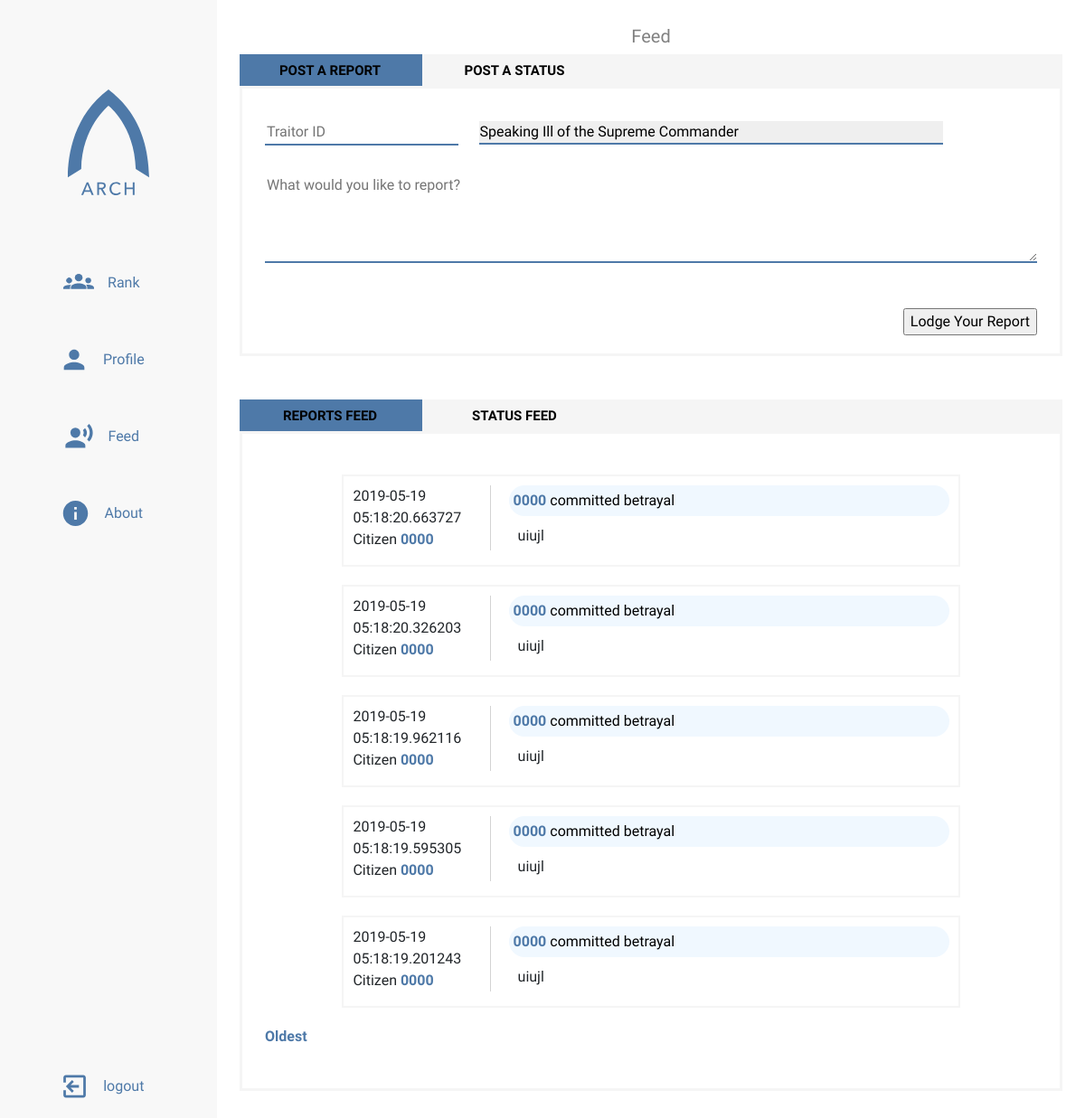
Before: /feed (signed in) with the older database file.
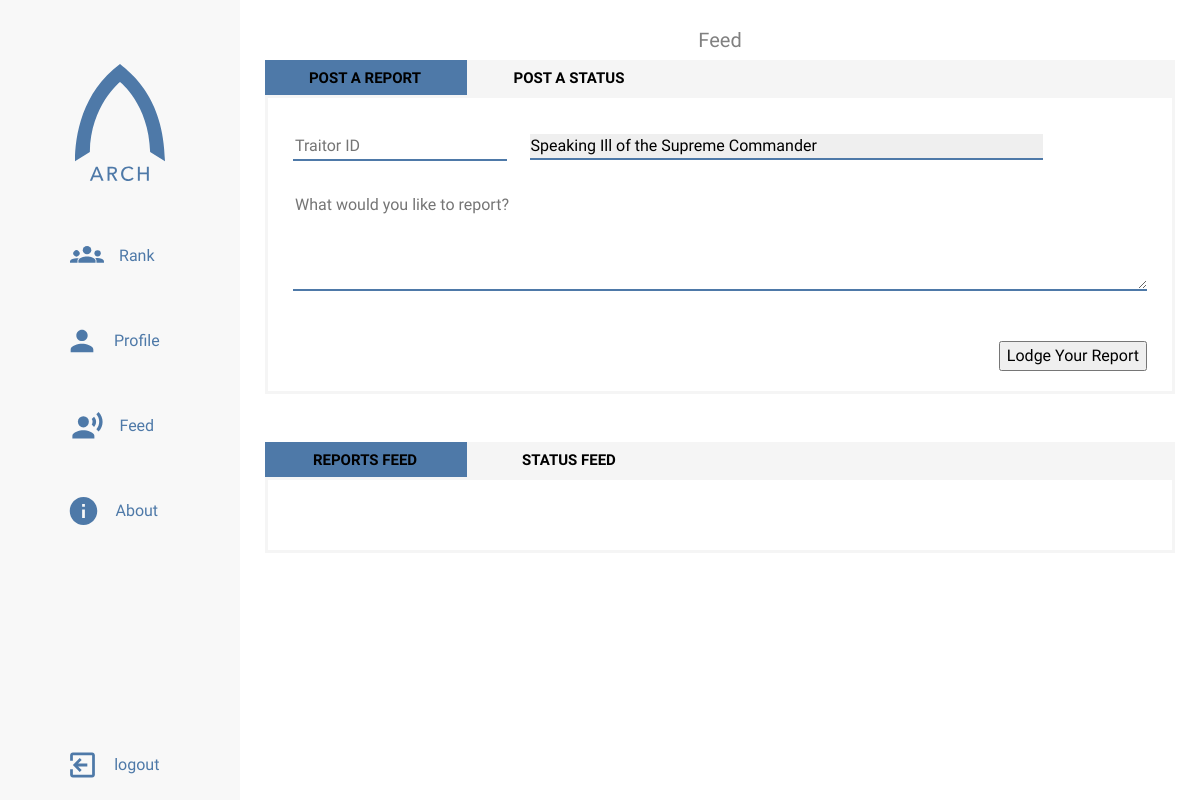
After: the same page with the newer database file.
### app/models.py (models this page shows, shortened)
class Report(db.Model):
    reporter_id = db.Column(db.String(12), db.ForeignKey('citizen.citizen_id'))
    reported_id = db.Column(db.String(12), db.ForeignKey('citizen.citizen_id'))
    report_id = db.Column(db.Integer, primary_key=True)
    time = db.Column(db.DateTime, index=True, default=datetime.utcnow)
    report_category = db.Column(db.String(64), default='betrayal')
    body = db.Column(db.String(140))

### app/routes.py (the view)
@app.route('/feed', methods=['GET', 'POST'])
@login_required
def feed():
    invalid_citizen = False
    submit_error = False
    status_page = request.args.get('status', 1, type=int)
    reports_page = request.args.get('reports', 1, type=int)
    form = CitizenReport(reporter=current_user.citizen_id)
    status_input = CitizenStatus()
    if form.validate_on_submit():
        reported = Citizen.query.filter_by(
            citizen_id=form.traitor.data).first()
        if reported is None:
            invalid_citizen = True
            return redirect(url_for('feed'))
        else:
            try:
                reported.score = reported.score + float(form.category.data)
                db.session.commit()
                subject = value = dict(
                    form.category.choices).get(
                    form.category.data)
                new_report = Report(
                    reporter_id=current_user.citizen_id,
                    reported_id=reported.citizen_id,
                    report_id=gen_id(),
                    report_category=subject,
                    body=form.body.data)
                db.session.add(new_report)
                db.session.commit()
                print('Successful report submission')
            except Exception as score_error:
                print('Report submission error: ' + str(score_error))
    else:
        print('Report form validation error')
        print(form.errors)
    if status_input.validate_on_submit():
        try:
            current_citizen = Citizen.query.filter_by(
                citizen_id=current_user.citizen_id).first()
            current_citizen.score = current_citizen.score + \
                float(status_input.status_category.data)
            db.session.commit()
            status_subject = dict(
                status_input.status_category.choices).get(
                status_input.status_category.data)
            new_status = Status(
                citizen_id=current_user.citizen_id,
                status_id=gen_id(),
                status_category=status_subject,
                body=status_input.status.data)
            db.session.add(new_status)
            db.session.commit()
            print('Status submission successful')
        except Exception as status_error:
            print('Status submission error: ' + str(status_error))
    else:
        print('Status form validation error')
        print(status_input.errors)
    reports = Report.query.order_by(
        Report.time.desc()).paginate(
        reports_page, 5, False)
    next_reports = url_for('feed', reports=reports.next_num) \
        if reports.has_next else None
    prev_reports = url_for('feed', reports=reports.prev_num) \
        if reports.has_prev else None
    all_status = Status.query.order_by(
        Status.timestamp.desc()).paginate(
        status_page, 5, False)
    next_statuses = url_for('feed', status=all_status.next_num) \
        if all_status.has_next else None
    prev_statuses = url_for('feed', status=all_status.prev_num) \
        if all_status.prev else None
    return render_template(
        'feed.html',
        title='Feed',
        form=form,
        reports=reports.items,
        status_input=status_input,
        statuses=all_status.items,
        next_reports=next_reports,
        prev_reports=prev_reports,
        next_status=next_statuses,
        prev_status=prev_statuses)

### app/forms.py
class CitizenReport(FlaskForm):
    traitor = StringField(
        "The Traitor's Citizen ID",
        render_kw={"placeholder": "Traitor ID"},
        validators=[DataRequired(), Length(min=4, max=8)])
    category = SelectField(
        'Type of Treason',
        render_kw={"placeholder": "Select an offense"},
        choices=offenses, validators=[DataRequired()])
    body = TextAreaField(
        'More about your report',
        render_kw={"placeholder": "What would you like to report?"})
    report_submit = SubmitField('Lodge Your Report')

class CitizenStatus(FlaskForm):
    status = TextAreaField(
        "What's on your mind?",
        render_kw={"placeholder": "What are you up to?"})
    status_category = SelectField(
        'Type of Activity',
        choices=activities,
        validators=[DataRequired()])
    status_submit = SubmitField('Submit Status')

### app/models.py (called while the page is built)
@login.user_loader
def get_user(citizen_id):
    return Citizen.query.get(citizen_id)

### app/templates/feed.html (shortened to what this page needs)
{% extends "sidebar-base.html" %}
{% block style %}
<link rel="stylesheet" type="text/css" href="{{ url_for('static', filename='styles/feed.css') }}">
{% endblock %}
{% block content %}
<div class="feedbox">
     <div class="container-fluid">
          <div id="formtabs" class="tab--slider">
               <ul id="formsections" class="tab--tabs">
                    <li class="tab-slider--trigger active" rel="report-tab">
                         Post a Report
                    </li>
                    <li class="tab-slider--trigger" rel="status-tab">
                         Post a Status
                    </li>
               </ul>
          </div>
          <div class="tab--container">
               <div id="report-tab" class="tab--body">
                    <form method="post">
                         <div class="form-actions">
                              <div class="form-actions--container">
                                   {{ form.traitor(size=8) }}
                                   {{ form.category }}
                              </div>
                         </div>
                         <div class="form-body">
                              {{ form.body(size=140) }}
                         </div>
                         <div class="form-button">
                              {{ form.report_submit() }}
                         </div>
                    </form>
               </div>
          </div>
     </div>
     <br>
     <br>
     <div class="container-fluid">
          <div id="mainfeed" class="tab--slider2">
               <ul id="main-tabs" class="tab--tabs2">
                    <li class="tab-slider--trigger2 active2" rel="recent-reports">
                         Reports Feed
                    </li>
                    <li class="tab-slider--trigger2" rel="recent-stats">
                         Status Feed
                    </li>
               </ul>
          </div>
          <div class="tab--container2">
               <div id="recent-reports" class="tab--body2">
                    {% for report in reports %}
                         <div class="feed-post container-fluid">
                              <div class="poster">
                                   <span>{{ report.time }}</span>
                                   <span>Citizen <a href="{{ url_for('profile', citizen_id=report.reporter_id) }}">{{ report.reporter_id }}</a></span>
                              </div>
                              <div class="post-main">
                                   <div class="post-chip">
                                        <a href="{{ url_for('profile', citizen_id=report.reported_id) }}">{{ report.reported_id }}</a> committed
                                        {{ report.report_category }}
                                   </div>
                                   <div class="post-body">
                                        {{ report.body }}
                                   </div>
                              </div>
                         </div>
                    {% endfor %}
                    <div class="paginate">
                         {% if next_reports %}
                              <a href="{{ next_reports }}">Oldest</a>
                         {% endif %}
                    </div>
               </div>
          </div>
     </div>
</div>
{% endblock content %}

### app/templates/sidebar-base.html (shortened to what this page needs)
{% extends "base.html" %}
{% block head %}
    <link rel="stylesheet" type="text/css" href="{{ url_for('static', filename='styles/sidebar.css') }}">
    {% block style %}{% endblock %}
{% endblock %}
{% block body %}
    <div class="grid-container">
        <div class="menu-icon">
        </div>
        <div class="title">
            <p>{{ title }}</p>
        </div>
        <aside class="sidenav">
        <ul class="sidenav-list ">
            <img id="nav-logo" src="{{ url_for('static', filename='assets/logotext.svg') }}" alt="Arch">
            <li class="nav-item"><a class="nav-link" href="{{ url_for('rank') }}">
                <img id="rank-icon" class="nav-icon icon" src="{{ url_for('static', filename='assets/rankicon.svg') }}">
                <p>Rank</p>
            </a></li>
            <li class="nav-item"><a class="nav-link" href="{{ url_for('profile_home') }}">
                <img id="profile-icon" class="nav-icon icon" src="{{ url_for('static', filename='assets/profileicon.svg') }}">
                <p>Profile</p>
            </a></li>
            <li class="nav-item"><a class="nav-link" href="{{ url_for('feed') }}">
                <img id="feed-icon" class="nav-icon icon" src="{{ url_for('static', filename='assets/feedicon.svg') }}">
                <p>Feed</p>
            </a></li>
            <li class="nav-item"><a class="nav-link" href="{{ url_for('about') }}">
                    <img id="about-icon" class="nav-icon icon" src="{{ url_for('static', filename='assets/infoicon.svg') }}">
                    <p>About</p>
            </a></li>
            <li class="nav-item nav-log">
            {% if current_user.is_anonymous %}
                <a class="nav-link" href="{{ url_for('login') }}">
                    <img id="login-icon" class="nav-icon icon" src="{{ url_for('static', filename='assets/loginicon.svg') }}">
                    <p>Login</p>
                </a>
            {% else %}
            <a class="nav-link" href="{{ url_for('logout') }}">
                <img id="logout-icon" class="nav-icon icon" src="{{ url_for('static', filename='assets/logouticon.svg') }}">
                <p>logout</p>
            </a>
            {% endif %}
            </li>
            </ul>
        </aside>
        <div class="main">
            {% block content %} {% endblock content %}
        </div>
    </div>
{% endblock %}

### app/templates/base.html (shortened to what this page needs)
<html lang="en">
    <head>
        <link rel="stylesheet" href="https://stackpath.bootstrapcdn.com/bootstrap/4.3.1/css/bootstrap.min.css">
        <link rel="stylesheet" type="text/css" href="{{ url_for('static', filename='styles/main.css') }}">
        {% block head %} {% endblock %}
    </head>
</html>
<body>
    {% block body %}{% endblock %}
</body>

### app/static/styles/main.css (style rules this page uses)
body { font-family: 'Questrial', sans-serif; overflow-x: hidden; margin: 0; padding: 0; box-sizing: border-box; }

### app/static/styles/sidebar.css (style rules this page uses)
.grid-container { display: grid; grid-template-columns: 1fr; grid-template-rows: 50px 1fr; grid-template-areas: "header" "main"; height: 100vh; }
.title { grid-area: header; justify-self: center; margin-top: 25px; font-size: 20px; color: #808080; }
.main { padding: 10px; grid-area: main; overflow-y: auto; overflow-x: hidden; }
.menu-icon { position: fixed; display: flex; top: 5px; left: 10px; align-items: center; justify-content: center; z-index: 1; cursor: pointer; padding: 12px; color: #4e79a8; }
.sidenav { grid-area: nav; display: flex; flex-direction: column; height: 100%; width: 100vw; position: fixed; overflow-y: auto; transform: translateX(-100vw); transition: all .4s ease-in-out; background-color: #f8f8f8; z-index: 3; }
.sidenav-list { padding: 0; margin: 0; list-style: none; }
@media only screen and (min-width: 750px) { .grid-container { grid-template-columns: 240px 1fr; grid-template-areas: "nav header" "nav main"; } }
@media only screen and (min-width: 750px) { .sidenav { width: 240px; position: relative; transform: translateX(0); } }
.sidenav ul { display: flex; align-items: center; flex-direction: column; height: 100vh; }
#nav-logo { width: 90px; margin-bottom: 5vh; margin-top: 8vh; }
.nav-item { width: 70%; margin-bottom: 15px; }
.nav-link { display: flex; justify-content: center; margin: 0; color: #4e79a8; height: 70px; }
.nav-icon { width: calc(10% + 20px); float: left; }
.nav-link p { margin: 15px; font-weight: lighter; }
.nav-log { margin-top: auto; margin-bottom: 0; }

### app/static/styles/feed.css (style rules this page uses)
.container-fluid { margin: 0; width: 100%; display: flex; justify-content: start; align-content: start; align-items: start; flex-direction: column; }
.tab--slider, .tab--slider2 { width: 100%; float: left; background-color: whitesmoke; }
.tab--container, .tab--container2 { width: 100%; margin-top: 0; border: 3px whitesmoke solid; }
.tab--container { padding: 0; }
.tab--container2 { margin-bottom: 20px; }
.tab--tabs, .tab--tabs2 { display: block; float: left; margin: 0; padding: 0; list-style: none; position: relative; overflow: hidden; background: whitesmoke; height: 35px; user-select: none; }
.tab--tabs::after, .tab--tabs2::after { content: ""; width: 50%; background: #4e79a8; color: white; height: 100%; position: absolute; top: 0; left: 0; transition: all 250ms ease-in-out; }
.tab-slider--trigger, .tab-slider--trigger2 { font-size: 15px; line-height: 1; font-weight: bold; color: black; text-transform: uppercase; text-align: center; padding: 11px 20px; position: relative; z-index: 2; width: 200px; cursor: pointer; display: inline-block; transition: color 250ms ease-in-out; user-select: none; }
.tab--body, .tab--body2 { width: 100%; margin-bottom: 20px; padding: 25px; }
.form-body { width: 100%; }
.form-body textarea { width: 100%; border: none; height: 100px; margin-bottom: 10px; border-bottom: 2px solid #4e79a8; }
.form-actions { margin-top: 10px; margin-bottom: 30px; width: 100%; display: flex; justify-content: start; align-items: start; align-content: start; flex-direction: column; }
.form-actions--container { width: 100%; }
.form-actions--container input { width: 25%; margin-right: 20px; border: none; border-bottom: #4e79a8 2px solid; }
.form-actions--container select { width: 60%; }
#report_submit, #status_submit { float: right; margin-bottom: 20px; margin-top: 40px; }
select { border: 0; outline: none; -webkit-appearance: none; -mox-appearance: none; border-bottom: #4e79a8 2px solid; color: black; transition: all .4 ease-in-out; }
select option { border: 0; border-bottom: 1px solid #4e79a8; padding: 10px; -webkit-appearance: none; -moz-appearance: none; }
a { text-decoration: none; font-weight: bold; color: #4e79a8; }

Changed rows visible on the page:
removed Report: time "2019-05-19 05:18:20.663727", reporter_id "0000", reported_id "0000", report_category "betrayal", body "uiujl"
removed Report: time "2019-05-19 05:18:20.326203", reporter_id "0000", reported_id "0000", report_category "betrayal", body "uiujl"
removed Report: time "2019-05-19 05:18:19.962116", reporter_id "0000", reported_id "0000", report_category "betrayal", body "uiujl"
removed Report: time "2019-05-19 05:18:19.595305", reporter_id "0000", reported_id "0000", report_category "betrayal", body "uiujl"
removed Report: time "2019-05-19 05:18:19.201243", reporter_id "0000", reported_id "0000", report_category "betrayal", body "uiujl"
Other visible differences:
text no longer shown: "Oldest"
